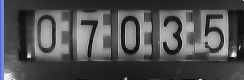
//> input picture data/21.bmp, 244 x 81 px
$ ./main   (built with g++ and OpenCV 4)
//> lines starting //> are read from the running program, lines starting //| are printed output that depends on the picture; after the words box and inside, x2 and y2 are one past the last pixel; in counts of white or black regions, pixels touching at a corner belong together

#include "preproccess.h"
#include "SEGD.h"
#define test 4
preproccess pro;
SEGD segGD;
int main()
{

	const char *imagename="data\\21.bmp";
	Mat img=imread(imagename);
//> img is the input picture: 81 rows x 244 cols, CV_8UC3; mean B, G, R 83.7, 82.2, 81.9
	imshow("原图",img);//显示原图

	Mat img1=img.clone();
	cvtColor(img,img1,CV_RGB2GRAY);//灰度化图片

	int height,width;
	height=img1.rows;
//> height = 81
	width=img1.cols;
//> width = 244
	//*
	//去噪处理
	//*/
	GaussianBlur(img1,img1,Size(3,3),1.5);//高斯去噪
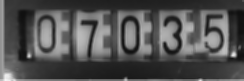
//> img1: 81 rows x 244 cols, CV_8UC1; min 16, max 246, mean 81.9
	//adaptiveThreshold(img1,img1, 255,CV_ADAPTIVE_THRESH_MEAN_C, CV_THRESH_BINARY,3,5);//自适应阈值二值化图片
	adaptiveThreshold(img1,img1, 255,CV_ADAPTIVE_THRESH_MEAN_C, CV_THRESH_BINARY,11,5);
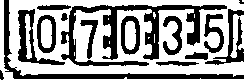
//> img1: 81 rows x 244 cols, CV_8UC1; 61.2% white; 15 black regions (1 under 20 px), largest, box (x1, y1, x2, y2) and area: (61, 5, 227, 66) 2699, (4, 0, 244, 79) 1527, (18, 9, 65, 65) 700
	imshow("二值化",img1);

	// [8 lines of commented-out code are left out]

	Mat img4=img1.clone();
//> (the run ends here: the program needs code that is not available in this run, at `pro.Clean_longline(img4);`)

$ run again, with data/1.bmp copied over data/21.bmp
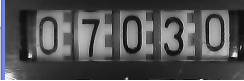
//> input picture data/1.bmp, 244 x 81 px
//> img is the input picture: 81 rows x 244 cols, CV_8UC3; mean B, G, R 83.6, 82.1, 81.8
//> `GaussianBlur(img1,img1,Size(3,3),1.5);`:
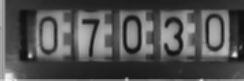
//> img1: 81 rows x 244 cols, CV_8UC1; min 16, max 246, mean 81.7
//> `adaptiveThreshold(img1,img1, 255,CV_ADAPTIVE_THRESH_MEAN_C, CV_THRESH_..`:
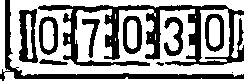
//> img1: 81 rows x 244 cols, CV_8UC1; 60.9% white; 11 black regions (1 under 20 px), largest, box (x1, y1, x2, y2) and area: (38, 5, 244, 66) 3764, (0, 0, 244, 81) 1577, (19, 9, 38, 63) 603

$ run again, with data/10.bmp copied over data/21.bmp
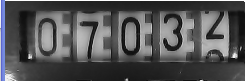
//> input picture data/10.bmp, 246 x 81 px
//> img is the input picture: 81 rows x 246 cols, CV_8UC3; mean B, G, R 85.4, 83.9, 83.6
//> `GaussianBlur(img1,img1,Size(3,3),1.5);`:
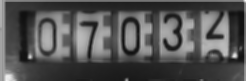
//> img1: 81 rows x 246 cols, CV_8UC1; min 16, max 249, mean 83.2
//> `adaptiveThreshold(img1,img1, 255,CV_ADAPTIVE_THRESH_MEAN_C, CV_THRESH_..`:
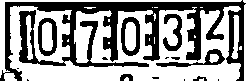
//> img1: 81 rows x 246 cols, CV_8UC1; 60.2% white; 15 black regions (7 under 20 px), largest, box (x1, y1, x2, y2) and area: (0, 0, 246, 81) 6381, (121, 17, 140, 56) 364, (38, 18, 57, 56) 354
